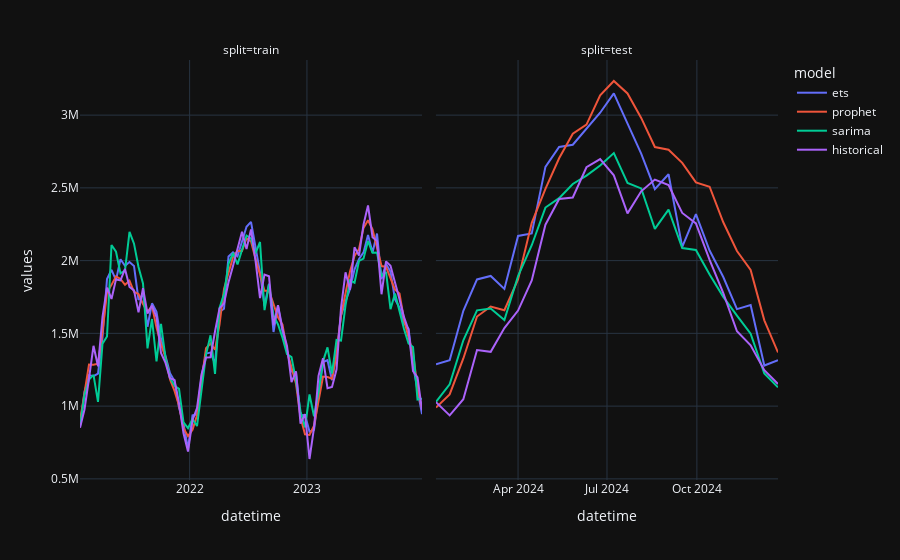

Here is the notebook cell this chart was saved with:
### Code cell
import plotly.express as px

fig = px.line(
    data_frame=df_combined,
    x='datetime',
    y='values',
    color='model',
    facet_col='split',
    category_orders={'split': ['train', 'test']}
)

fig.update_xaxes(matches=None)
